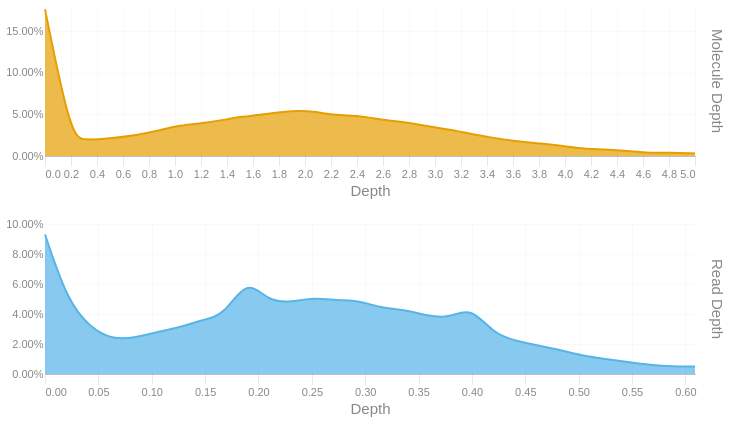

Notebook source saved alongside this figure:
### Code cell
readdep = depth_hist(tb['Read Depth'], q99, 3)
readdep = readdep.with_columns(pl.lit('Read Depth').alias('Metric'))
if not SKIPLR:
    moldep = depth_hist(tb['Molecule Depth'], mol_q99, 1)
    moldep = moldep.with_columns(pl.lit('Molecule Depth').alias('Metric'))
    _hist = pl.concat([readdep, moldep])
    _hist = _hist.filter(pl.col('Proportion') != 0)
    with SafeRender(_hist):
        (
            alt.Chart(_hist)        
            .mark_area(interpolate = "basis")
            .encode(
                x=alt.X('Bin:Q').scale(domainMin=0).axis(alt.Axis(title='Depth')),
                y = alt.Y('Proportion:Q', title = None).axis(format = '.2%'),
                color = alt.Color('Metric:N').legend(None),
                row = alt.Row("Metric:N").header(title = None, labelOrient = 'right'),
                tooltip = [
                    alt.Tooltip("Metric:N", title = "Metric"),
                    alt.Tooltip('Interval:N', title = "Depth Interval"),
                    alt.Tooltip('Proportion:Q', title = "% Alignments").format('.2%')
                ]
            )
            .resolve_scale(x='independent', y='independent')
            .properties(
                height = 150, width = 650,
                usermeta={'embedOptions': {'downloadFileName': f'{samplename}.depth.hist'}}
            )
        ).display()
else:
    readdep = readdep.filter(pl.col('Proportion') != 0)
    with SafeRender(readdep):
        (
            alt.Chart(readdep)        
            .mark_area(interpolate = "basis")
            .encode(
                x=alt.X('Bin:Q').scale(domainMin=0).axis(alt.Axis(title='Depth')),
                y = alt.Y('Proportion:Q', title = None).axis(format = '.2%'),
                tooltip = [
                    alt.Tooltip('Interval:N', title = "Depth Interval"),
                    alt.Tooltip('Proportion:Q', title = "% Alignments").format('.2%')
                ]
            )
            .properties(
                usermeta={'embedOptions': {'downloadFileName': f'{samplename}.depth.hist'}}
            )
        ).display()

### Figure 1 — Vega-Lite specification as saved in the notebook (floating-point values rounded to 4 significant figures)
{"width": 650, "height": 150, "config": {"title": {"anchor": "start", "dy": -15, "fontSize": 18, "color": "#888888", "subtitleColor": "#888888", "subtitleFontSize": 14}, "arc": {"fill": "#0072B2"}, "axis": {"domainColor": "#888888", "domainWidth": 0.5, "gridWidth": 0.2, "grid": false, "titleFontWeight": 400, "titleFontSize": 15, "labelFontSize": 11, "labelColor": "#888888", "tickColor": "#888888", "tickWidth": 0.2, "titleColor": "#888888"}, "axisBand": {"grid": false}, "axisX": {"grid": true, "tickSize": 10, "domainCap": "round"}, "axisY": {"domain": false, "grid": true, "tickSize": 0, "domainCap": "round"}, "background": "transparent", "header": {"labelFontSize": 15, "labelColor": "#888888", "titleFontSize": 15, "titleFontWeight": 600, "titleColor": "#888888"}, "legend": {"labelFont": "sans-serif", "labelFontSize": 12, "labelColor": "#888888", "symbolSize": 100, "symbolType": "circle", "titleFontSize": 12, "titlePadding": 10, "titleColor": "#888888", "title": null}, "range": {"category": ["#E69F00", "#56B4E9", "#009E73", "#F0E442", "#0072B2", "#D55E00", "#CC79A7", "#000000"], "diverging": ["#cfe8f3", "#a2d4ec", "#73bfe2", "#46abdb", "#1696d2", "#12719e"]}, "area": {"fill": "#0072B2", "fillOpacity": 0.7, "line": true, "strokeOpacity": 0.7}, "line": {"color": "#0072B2", "stroke": "#0072B2", "strokeWidth": 2}, "trail": {"color": "#0072B2", "stroke": "#0072B2", "strokeWidth": 0, "size": 1}, "point": {"filled": true, "fillOpacity": 1.0, "size": 95}, "text": {"color": "#888888", "fontSize": 11, "align": "right", "fontWeight": 400, "size": 11}, "bar": {"fill": "#0072B2", "stroke": null}, "view": {"stroke": null, "continuousWidth": 660, "continuousHeight": 400}}, "data": {"name": "data-c3a8b5aea6e483fa958f4cf677516408"}, "mark": {"type": "area", "interpolate": "basis"}, "encoding": {"color": {"field": "Metric", "legend": null, "type": "nominal"}, "row": {"field": "Metric", "header": {"title": null, "labelOrient": "right"}, "type": "nominal"}, "tooltip": [{"field": "Metric", "title": "Metric", "type": "nominal"}, {"field": "Interval", "title": "Depth Interval", "type": "nominal"}, {"field": "Proportion", "format": ".2%", "title": "% Alignments", "type": "quantitative"}], "x": {"axis": {"title": "Depth"}, "field": "Bin", "scale": {"domainMin": 0}, "type": "quantitative"}, "y": {"axis": {"format": ".2%"}, "field": "Proportion", "title": null, "type": "quantitative"}}, "resolve": {"scale": {"x": "independent", "y": "independent"}}, "usermeta": {"embedOptions": {"downloadFileName": "TF26LRJL0066_50B_L_10484332_23Y22YLT4_L7.depth.hist"}}, "$schema": "https://vega.github.io/schema/vega-lite/v6.4.1.json", "datasets": {"data-c3a8b5aea6e483fa958f4cf677516408": [{"Bin": 0.0, "Interval": "0.0-0.021", "Proportion": 0.093, "Metric": "Read Depth"}, {"Bin": 0.021, "Interval": "0.021-0.042", "Proportion": 0.049, "Metric": "Read Depth"}, {"Bin": 0.042, "Interval": "0.042-0.063", "Proportion": 0.031, "Metric": "Read Depth"}, {"Bin": 0.063, "Interval": "0.063-0.084", "Proportion": 0.023, "Metric": "Read Depth"}, {"Bin": 0.084, "Interval": "0.084-0.105", "Proportion": 0.024, "Metric": "Read Depth"}, {"Bin": 0.105, "Interval": "0.105-0.126", "Proportion": 0.028, "Metric": "Read Depth"}, {"Bin": 0.126, "Interval": "0.126-0.147", "Proportion": 0.031, "Metric": "Read Depth"}, {"Bin": 0.147, "Interval": "0.147-0.168", "Proportion": 0.036, "Metric": "Read Depth"}, {"Bin": 0.168, "Interval": "0.168-0.189", "Proportion": 0.039, "Metric": "Read Depth"}, {"Bin": 0.189, "Interval": "0.189-0.21", "Proportion": 0.064, "Metric": "Read Depth"}, {"Bin": 0.21, "Interval": "0.21-0.231", "Proportion": 0.048, "Metric": "Read Depth"}, {"Bin": 0.231, "Interval": "0.231-0.252", "Proportion": 0.048, "Metric": "Read Depth"}, {"Bin": 0.252, "Interval": "0.252-0.273", "Proportion": 0.051, "Metric": "Read Depth"}, {"Bin": 0.273, "Interval": "0.273-0.294", "Proportion": 0.049, "Metric": "Read Depth"}, {"Bin": 0.294, "Interval": "0.294-0.315", "Proportion": 0.049, "Metric": "Read Depth"}, {"Bin": 0.315, "Interval": "0.315-0.336", "Proportion": 0.044, "Metric": "Read Depth"}, {"Bin": 0.336, "Interval": "0.336-0.357", "Proportion": 0.043, "Metric": "Read Depth"}, {"Bin": 0.357, "Interval": "0.357-0.378", "Proportion": 0.039, "Metric": "Read Depth"}, {"Bin": 0.378, "Interval": "0.378-0.399", "Proportion": 0.037, "Metric": "Read Depth"}, {"Bin": 0.399, "Interval": "0.399-0.42", "Proportion": 0.045, "Metric": "Read Depth"}, {"Bin": 0.42, "Interval": "0.42-0.441", "Proportion": 0.027, "Metric": "Read Depth"}, {"Bin": 0.441, "Interval": "0.441-0.462", "Proportion": 0.022, "Metric": "Read Depth"}, {"Bin": 0.462, "Interval": "0.462-0.483", "Proportion": 0.019, "Metric": "Read Depth"}, {"Bin": 0.483, "Interval": "0.483-0.504", "Proportion": 0.016, "Metric": "Read Depth"}, {"Bin": 0.504, "Interval": "0.504-0.525", "Proportion": 0.012, "Metric": "Read Depth"}, {"Bin": 0.525, "Interval": "0.525-0.546", "Proportion": 0.01, "Metric": "Read Depth"}, {"Bin": 0.546, "Interval": "0.546-0.567", "Proportion": 0.008, "Metric": "Read Depth"}, {"Bin": 0.567, "Interval": "0.567-0.588", "Proportion": 0.006, "Metric": "Read Depth"}, {"Bin": 0.588, "Interval": "0.588-0.609", "Proportion": 0.005, "Metric": "Read Depth"}, {"Bin": 0.609, "Interval": "0.609-0.63", "Proportion": 0.005, "Metric": "Read Depth"}, {"Bin": 0.0, "Interval": "0.0-0.2", "Proportion": 0.176, "Metric": "Molecule Depth"}, {"Bin": 0.2, "Interval": "0.2-0.3", "Proportion": 0.023, "Metric": "Molecule Depth"}, {"Bin": 0.3, "Interval": "0.3-0.5", "Proportion": 0.019, "Metric": "Molecule Depth"}, {"Bin": 0.5, "Interval": "0.5-0.7", "Proportion": 0.021, "Metric": "Molecule Depth"}, {"Bin": 0.7, "Interval": "0.7-0.9", "Proportion": 0.025, "Metric": "Molecule Depth"}, {"Bin": 0.9, "Interval": "0.9-1.0", "Proportion": 0.031, "Metric": "Molecule Depth"}, {"Bin": 1.0, "Interval": "1.0-1.2", "Proportion": 0.036, "Metric": "Molecule Depth"}, {"Bin": 1.2, "Interval": "1.2-1.4", "Proportion": 0.039, "Metric": "Molecule Depth"}, {"Bin": 1.4, "Interval": "1.4-1.5", "Proportion": 0.044, "Metric": "Molecule Depth"}, {"Bin": 1.5, "Interval": "1.5-1.7", "Proportion": 0.047, "Metric": "Molecule Depth"}, {"Bin": 1.7, "Interval": "1.7-1.9", "Proportion": 0.05, "Metric": "Molecule Depth"}, {"Bin": 1.9, "Interval": "1.9-2.1", "Proportion": 0.055, "Metric": "Molecule Depth"}, {"Bin": 2.1, "Interval": "2.1-2.2", "Proportion": 0.053, "Metric": "Molecule Depth"}, {"Bin": 2.2, "Interval": "2.2-2.4", "Proportion": 0.049, "Metric": "Molecule Depth"}, {"Bin": 2.4, "Interval": "2.4-2.6", "Proportion": 0.049, "Metric": "Molecule Depth"}, {"Bin": 2.6, "Interval": "2.6-2.7", "Proportion": 0.043, "Metric": "Molecule Depth"}, {"Bin": 2.7, "Interval": "2.7-2.9", "Proportion": 0.042, "Metric": "Molecule Depth"}, {"Bin": 2.9, "Interval": "2.9-3.1", "Proportion": 0.037, "Metric": "Molecule Depth"}, {"Bin": 3.1, "Interval": "3.1-3.3", "Proportion": 0.032, "Metric": "Molecule Depth"}, {"Bin": 3.3, "Interval": "3.3-3.4", "Proportion": 0.026, "Metric": "Molecule Depth"}, {"Bin": 3.4, "Interval": "3.4-3.6", "Proportion": 0.023, "Metric": "Molecule Depth"}, {"Bin": 3.6, "Interval": "3.6-3.8", "Proportion": 0.018, "Metric": "Molecule Depth"}, {"Bin": 3.8, "Interval": "3.8-3.9", "Proportion": 0.015, "Metric": "Molecule Depth"}, {"Bin": 3.9, "Interval": "3.9-4.1", "Proportion": 0.014, "Metric": "Molecule Depth"}, {"Bin": 4.1, "Interval": "4.1-4.3", "Proportion": 0.009, "Metric": "Molecule Depth"}, {"Bin": 4.3, "Interval": "4.3-4.5", "Proportion": 0.008, "Metric": "Molecule Depth"}, {"Bin": 4.5, "Interval": "4.5-4.6", "Proportion": 0.006, "Metric": "Molecule Depth"}, {"Bin": 4.6, "Interval": "4.6-4.8", "Proportion": 0.004, "Metric": "Molecule Depth"}, {"Bin": 4.8, "Interval": "4.8-5.0", "Proportion": 0.004, "Metric": "Molecule Depth"}, {"Bin": 5.0, "Interval": "5.0-5.15", "Proportion": 0.003, "Metric": "Molecule Depth"}]}}
